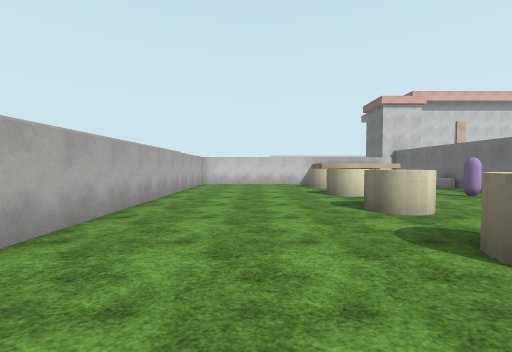
view 1 (above)

24 first-person views from a walk through a 3-D level made in the Unity game engine. The camera is 1.5 m above the floor, tilts 2° down and sees 90° across. The floor is counted in squares, 2 m on a side. Each view is taken from the middle of a square. On the plan, view 1 faces up. The plan holds only what a view shows up to about 9 squares ahead; the rest is blank. The place goes on beyond the plan. Flat ground stands in for the terrain. The player character is not drawn. Surface patterns are stand-ins for the level's own textures.

view 2
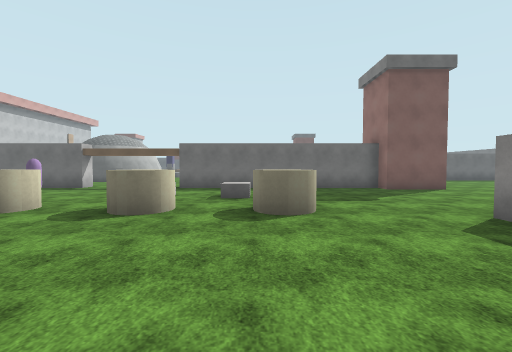

view 3
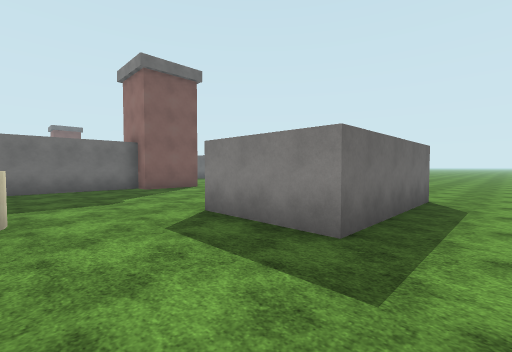

view 4
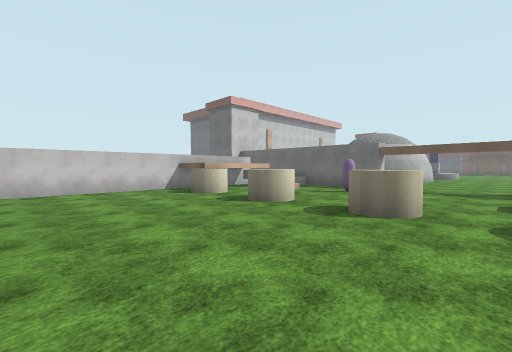

view 5
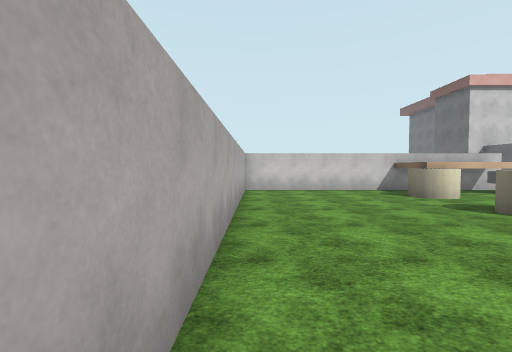

view 6
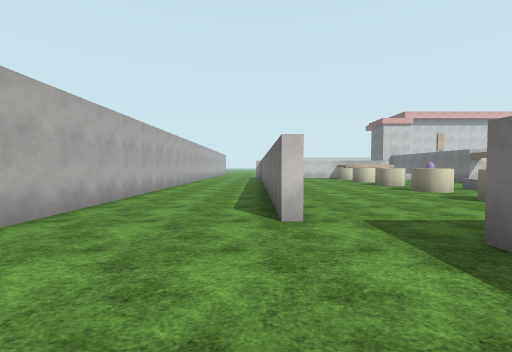

view 7
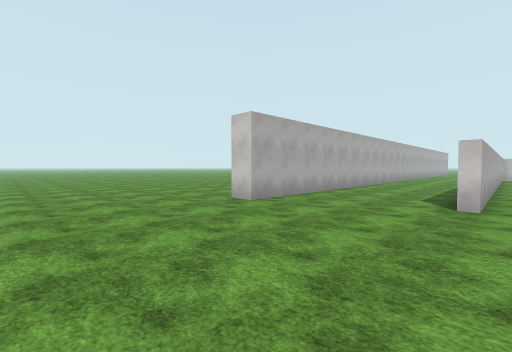

view 8
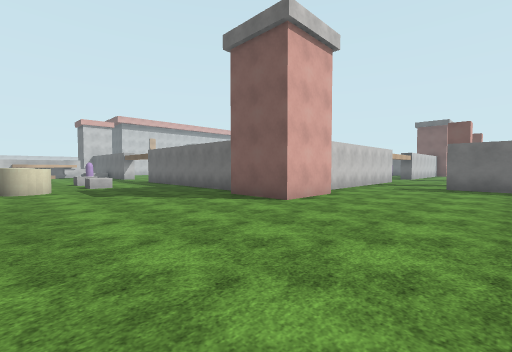

view 9
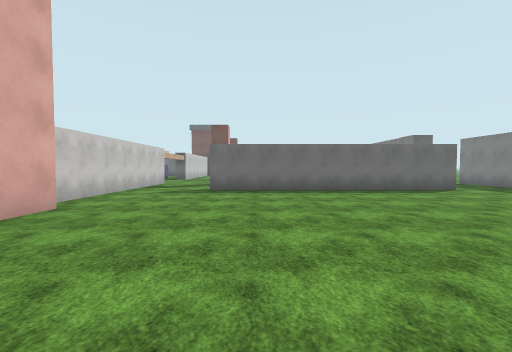

view 10
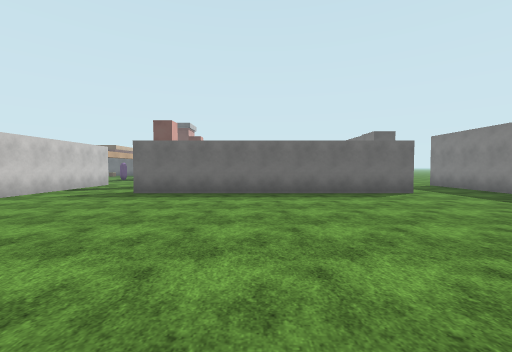

view 11
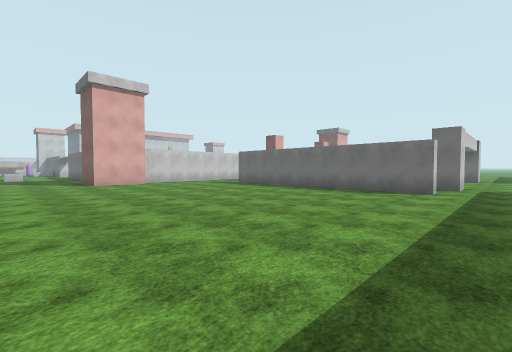

view 12
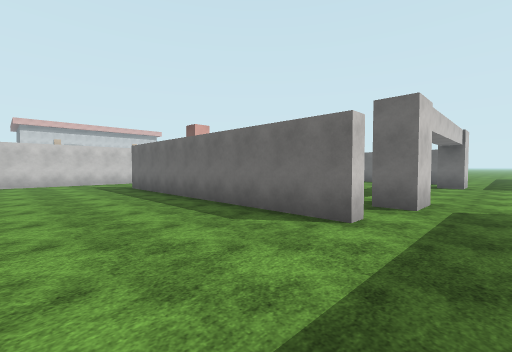

view 13
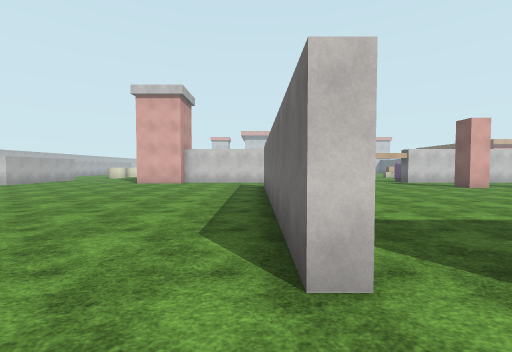

view 14
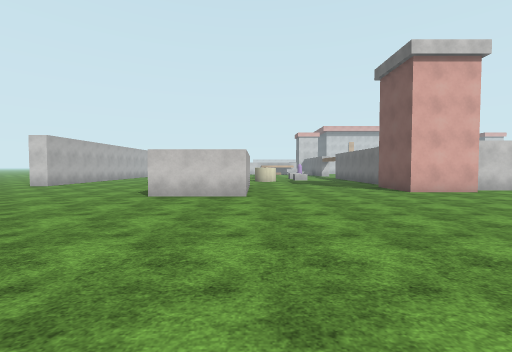

view 15
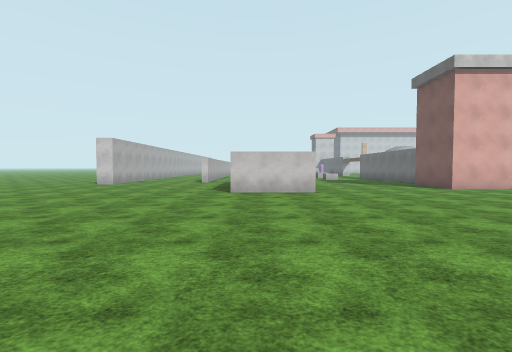

view 16
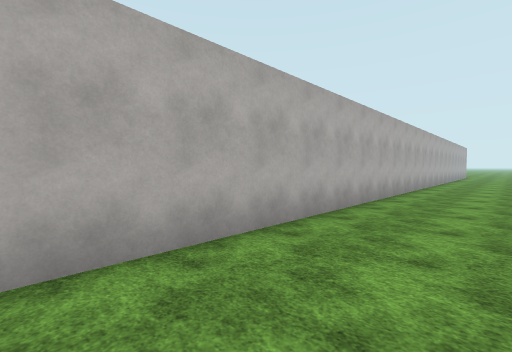

view 17
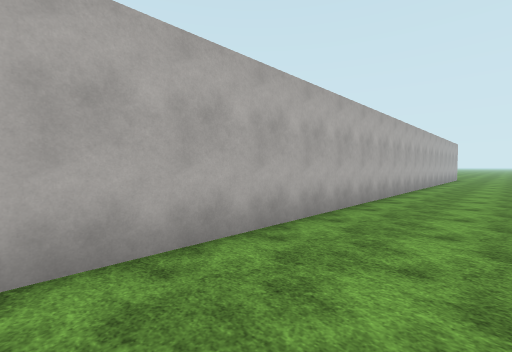

view 18
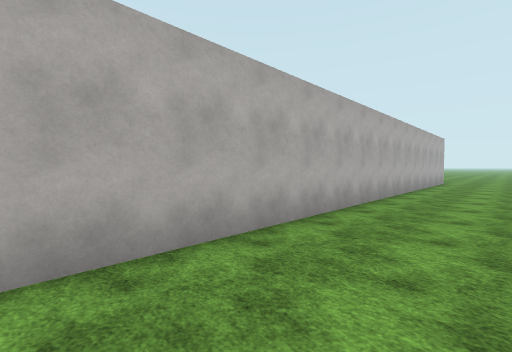

view 19
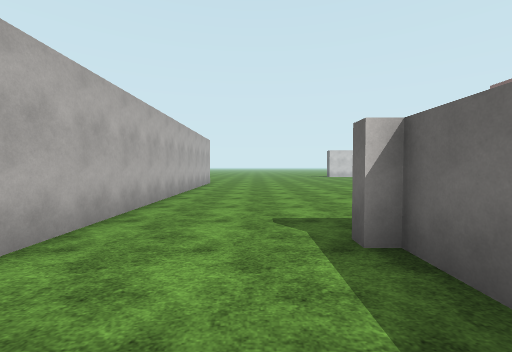

view 20
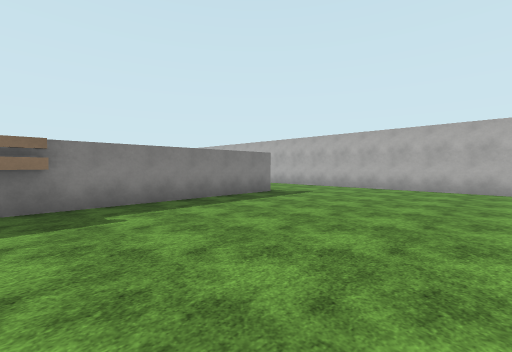

view 21
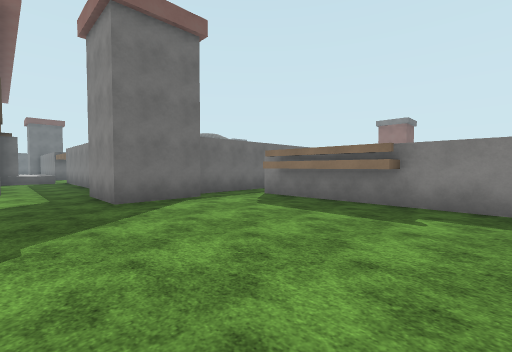

view 22
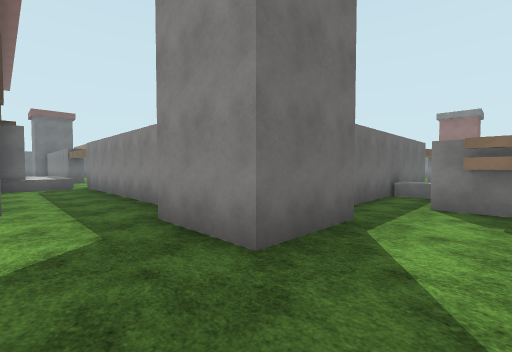

view 23
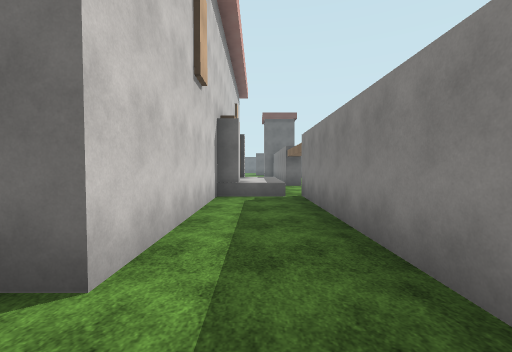

view 24
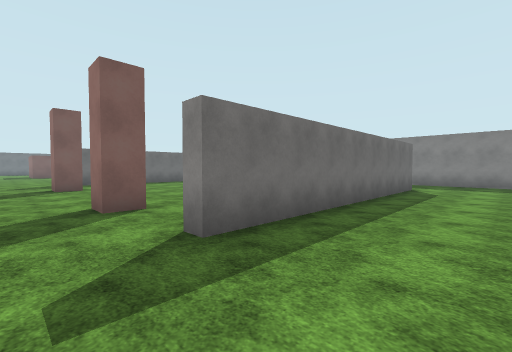

### Floor plan
Points are (right, up) in squares from view 1. A wall is a line through its corners. A room is listed if a view was taken in it or the views show most of it. See-through windows are left out.
Room 1 (views 1, 2, 3, 4, 5, 6, 7, 8, 9, 10, 11, 12, 14, 15, 16, 17, 18, 19, 20, 21, 22, 23, 24)
walls: (1.8, -5.8) (1.8, -7.5) (-0.8, -7.5) (-0.8, -3.5) (1.8, -3.5); (7.2, -4.4) (7.2, -1); (8.6, -6.4) (6.6, -6.4) (6.6, -4.4); (7.2, 6.1) (7.2, 13); (4.8, 9.7) (3.4, 9.7); (2.5, 10.4) (2.5, 11.4); (-2.6, 10.2) (-2.6, 11.4); (3, 11.3) (-2.3, 11.3) (-2.3, -2.5) (-2.6, -2.5) (-2.6, 2.9); (14, -5.8) (9, -5.8); (-3, 11.2) (-3, 11.6) (6, 11.6); (6, 11.3) (4.6, 11.3); (2.5, 12.2) (5.5, 12.2); (6.6, 13.4) (6.6, 15.4) (8.6, 15.4); (12.3, -16.5) (12.3, -8.5); (9.9, 14.8) (15.8, 14.8); (-6.1, 17.5) (-6.1, -4) (-6.9, -4); (15.6, 15.1) (15.6, 17) (10.5, 17) (10.5, 17.5)
low walls: (6.2, 9.8) (7.1, 9.8)
ways out: opening at (8.7, 3.5) to room 2; opening at (12, -17.5) to room 2; opening at (13.7, -7) to room 2
objects: other object (2, -1) to (3, 0); other object (2, 2) to (3, 2); other object (2, 4) to (3, 5); other object (2, 7) to (3, 7); other object (2, 9) to (3, 10); other object (4, 0); other object (4, 2); other object (5, 6) to (6, 7)
Room 2 (view 13)
walls: (19.6, -8.9) (19.6, -8.2) (20.4, -8.2); (14.6, -8.9) (14.6, -8.2) (15.4, -8.2); (12.3, -8.5) (12.8, -8.5); (12.8, -16.5) (12.3, -16.5)
ways out: opening at (8.7, 3.5) to room 1; opening at (12, -17.5) to room 1; opening at (13.7, -7) to room 1
objects: other object (14, -17) to (15, -17); other object (20, -17) to (21, -17)

Positions as (right, up) in squares from view 1, and headings:
1: (0, 0), facing up
2: (-2, 0), facing right
3: (-2, -1), facing down-right
4: (-2, 3), facing up-right
5: (-2, 3), facing up
6: (-3, -6), facing up
7: (-2, -8), facing up-left
8: (2, -10), facing up-right
9: (4, -10), facing right
10: (5, -12), facing right
11: (4, -18), facing up-right
12: (9, -18), facing up-right
13: (12, -18), facing up
14: (2, -14), facing up
15: (0, -15), facing up
16: (-4, -1), facing up-left
17: (-4, 3), facing up-left
18: (-4, 7), facing up-left
19: (-4, 9), facing up
20: (3, 17), facing down-left
21: (1, 17), facing down-right
22: (5, 17), facing down-right
23: (9, 16), facing right
24: (10, -7), facing down-right
